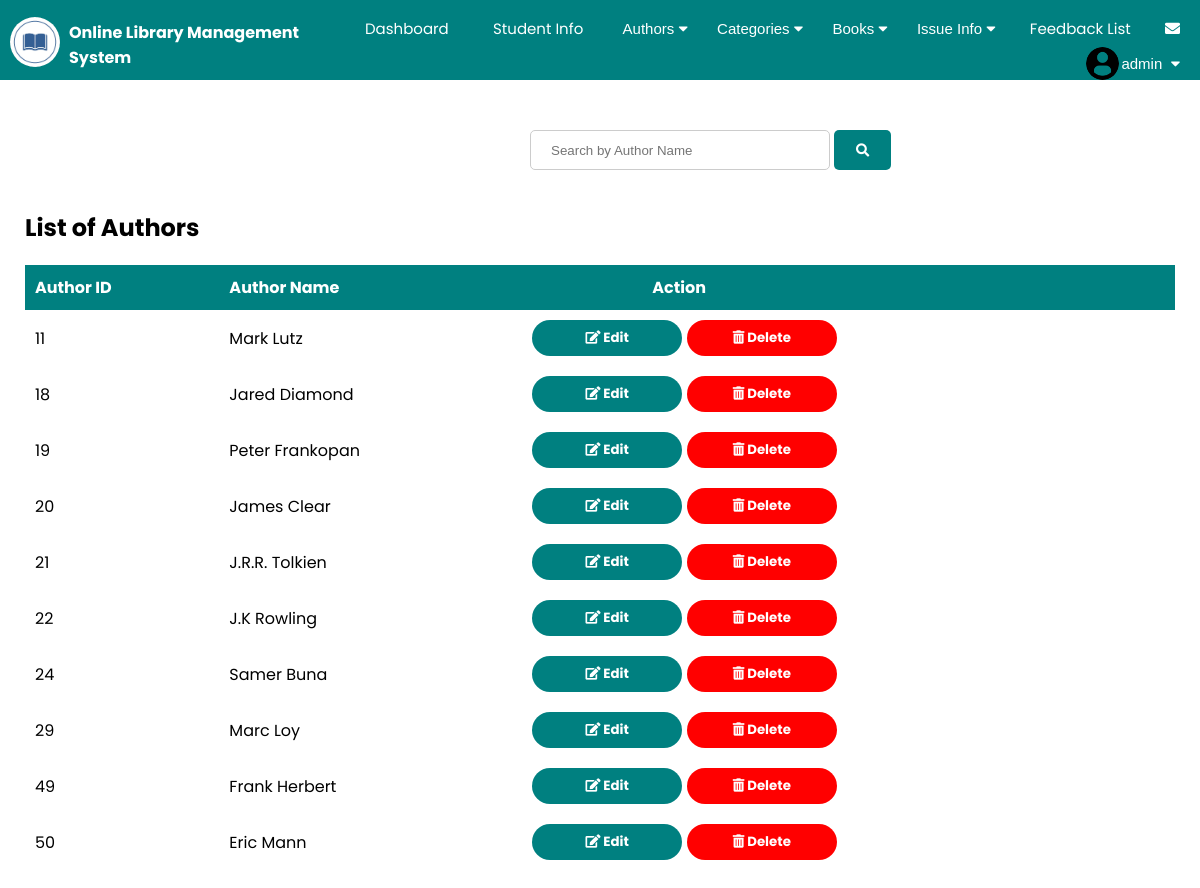
The app's page /php/manage_authors.php (signed in) with its own data.
### tables this page shows
CREATE TABLE `authors` (
  `authorid` int(111) NOT NULL,
  `authorname` varchar(111) NOT NULL
);

### php/manage_authors.php (the view, shortened to what this page needs)
<?php
	include "connection.php";
    include "admin_navbar.php";
?>
<!DOCTYPE html>
<html lang="en">
<head>
    <link rel="stylesheet" href="https://cdnjs.cloudflare.com/ajax/libs/font-awesome/5.15.2/css/all.min.css" />
    <link rel="stylesheet" href="../css/style.css">
</head>
<body>
    <div class="search-bar admin-search">
        <form action="" method='post'>
            <input type="search" name='search' placeholder='Search by Author Name' required>
            <button type='submit' name='submit'><i class="fas fa-search"></i></button>
        </form>
    </div>
    <div class="request-table">
        <div class="request-container">
            <h2 class="request-title student-info-title">List of Authors</h2>
            <?php
		if(isset($_POST['submit']))
		{
			$q=mysqli_query($db,"SELECT * FROM authors where authorname like '%$_POST[search]%'; ");
			if(mysqli_num_rows($q)==0)
			{
				echo "Sorry! No Authors found. Try searching again";
			}
			else
			{
				echo "<table class='rtable authortable'>";
                echo "<tr style='background-color: teal;'>";
                echo "<th>"; echo "Author ID"; echo "</th>";
                echo "<th>"; echo "Author Name"; echo "</th>";
                echo "<th>"; echo "Action"; echo "</th>";
                echo "</tr>";
                while($row=mysqli_fetch_assoc($q))
                {
                    echo "<tr>";
                    echo "<td>"; echo $row['authorid']; echo "</td>";
                    echo "<td>"; echo $row['authorname']; echo "</td>";
                    echo "<td>";?><a href="edit_author.php?ed=<?php echo $row['authorid'];?>"><button style="font-weight:bold;" type="submit" name="submit1" class="btn btn-default actionbtn"><i class="fas fa-edit"></i> Edit
			        </button>
                    </a>
                    <a href="delete_author.php?del=<?php echo $row['authorid'];?>"><button onclick="del()" style="font-weight:bold;" type="submit" name="submit1" class="delbtn" ><i class="fas fa-trash-alt"></i> Delete
                        </button>
                    </a>
			        <?php
			        echo "</td>";
                    echo "</tr>";
                }
                echo "</table>";
		    }
		}
		else
		{
			$res=mysqli_query($db,"SELECT * FROM authors; ");
            echo "<table class='rtable authortable'>";
                echo "<tr style='background-color: teal;'>";
                echo "<th>"; echo "Author ID"; echo "</th>";
                echo "<th>"; echo "Author Name"; echo "</th>";
                echo "<th>"; echo "Action"; echo "</th>";
                echo "</tr>";
            while($row=mysqli_fetch_assoc($res))
            {
                echo "<tr>";
                echo "<td>"; echo $row['authorid']; echo "</td>";
                echo "<td>"; echo $row['authorname']; echo "</td>";
                echo "<td>";?><a href="edit_author.php?ed=<?php echo $row['authorid'];?>"><button style="font-weight:bold;" type="submit" name="submit1" class="btn btn-default actionbtn"><i class="fas fa-edit"></i> Edit
                </button>
                </a>
                <a href="delete_author.php?del=<?php echo $row['authorid'];?>"><button onclick="del()" style="font-weight:bold;" type="submit" name="submit1" class="delbtn"><i class="fas fa-trash-alt"></i> Delete
                </button></a>
                <?php
                echo "</td>";
                echo "</tr>";
            }
            echo "</table>";
            }
        ?>
        </div>
    </div>
</body>
</html>

### css/style.css (style rules this page uses)
html { scroll-behavior: smooth; }
* { margin: 0; padding: 0; box-sizing: border-box; }
body { font-family: 'Poppins', sans-serif; }
a { text-decoration: none; color: #fff; font-size: 17px; }
.profile-table tr,td { border: none; padding: 10px; }
.btn-default { margin-top: 20px; margin-left: 60px; width: 150px; cursor: pointer; outline: none; border: none; }
.search-bar { margin-left: 480px; }
.search-bar input { border-radius: 5px; height: 40px; padding: 10px; padding-left: 20px; }
.search-bar button { width: 57px; padding: 10px; height: 40px; background-color: teal; color: white; border: none; border-radius: 5px; cursor: pointer; transition: 0.4s; outline: none; }
.admin-search { padding-top: 40px; margin-left: 530px; }
.btn { font-family: 'Poppins', sans-serif; }
.request-table { padding-bottom: 500px; }
.request-container { max-width: 1300px; margin: auto; padding-left: 25px; padding-right: 25px; }
.request-container .request-title { padding-top: 100px; }
.request-container .student-info-title { padding-top: 30px; }
.rtable { width: 100%; margin-top: 20px; border-collapse: collapse; }
.rtable th { text-align: left; color: white; padding: 10px; }
.authortable th:last-child { padding-left: 130px; }
.actionbtn { padding: 10px; margin: 0; }
.delbtn { background-color: red; color: #fff; padding: 8px 30px; border-radius: 30px; transition: background-color 0.4s; outline: none; border: none; cursor: pointer; width: 150px; font-family: 'Poppins', sans-serif; }
form input { width: 300px; height: 30px; margin: 10px 0; padding: 0 10px; border: 1px solid #ccc; }
.btn { display: inline-block; background-color: teal; color: #fff; padding: 8px 30px; border-radius: 30px; transition: background-color 0.4s; outline: none; }

### records on screen
authors: authorid "11", authorname "Mark Lutz"
authors: authorid "18", authorname "Jared Diamond"
authors: authorid "19", authorname "Peter Frankopan"
authors: authorid "20", authorname "James Clear"
authors: authorid "21", authorname "J.R.R. Tolkien"
authors: authorid "22", authorname "J.K Rowling"
authors: authorid "24", authorname "Samer Buna"
authors: authorid "29", authorname "Marc Loy"
authors: authorid "49", authorname "Frank Herbert"
authors: authorid "50", authorname "Eric Mann"

### other values on screen
$_SESSION['login_admin_username'] "admin"
